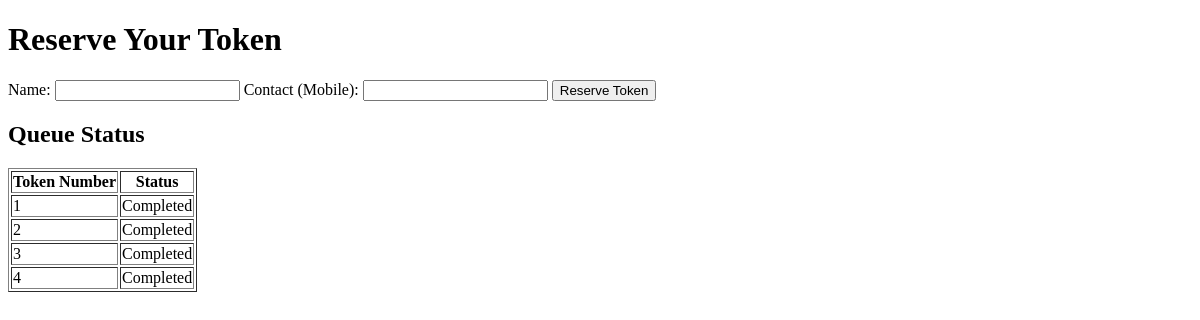
Before: / with the older database file.
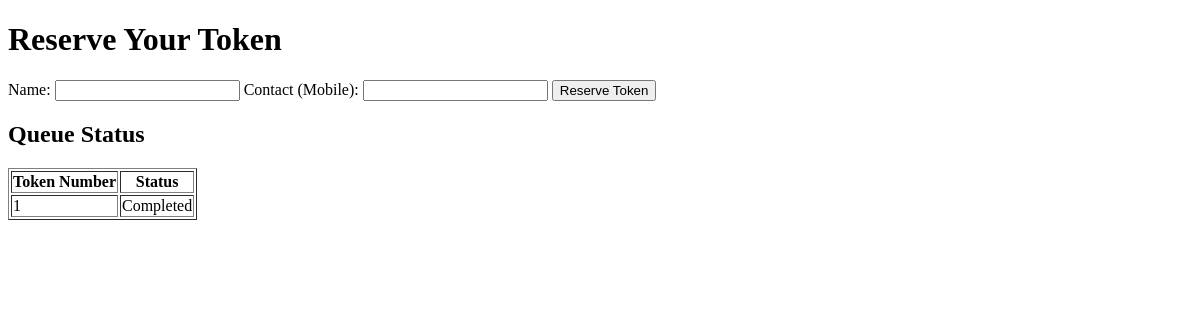
After: the same page with the newer database file.
### tables this page shows
CREATE TABLE tokens (
                    id INTEGER PRIMARY KEY AUTOINCREMENT,
                    name TEXT NOT NULL,
                    contact TEXT NOT NULL,
                    token_number INTEGER NOT NULL,
                    status TEXT DEFAULT 'Reserved');

### app.py (the view)
@app.route('/')
def customer_page():
    conn = sqlite3.connect('ration_shop.db')
    c = conn.cursor()
    c.execute("SELECT * FROM tokens")
    tokens = c.fetchall()
    conn.close()
    return render_template('customer.html', tokens=tokens)

### templates/customer.html (shortened to what this page needs)
<!DOCTYPE html>
<html lang="en">
<head>
</head>
<body>
    <h1>Reserve Your Token</h1>
    <form method="POST" action="/reserve">
        <label>Name:</label>
        <input type="text" name="name" required>
        <label>Contact (Mobile):</label>
        <input type="text" name="contact" required>
        <button type="submit">Reserve Token</button>
    </form>
    <h2>Queue Status</h2>
    <table border="1">
        <tr>
            <th>Token Number</th>
            <th>Status</th>
        </tr>
        {% for token in tokens %}
        <tr>
            <td>{{ token[3] }}</td>
            <td>{{ token[4] }}</td>
        </tr>
        {% endfor %}
    </table>
</body>
</html>

Changed rows visible on the page:
removed tokens: token_number "2", status "Completed"
removed tokens: token_number "3", status "Completed"
removed tokens: token_number "4", status "Completed"
